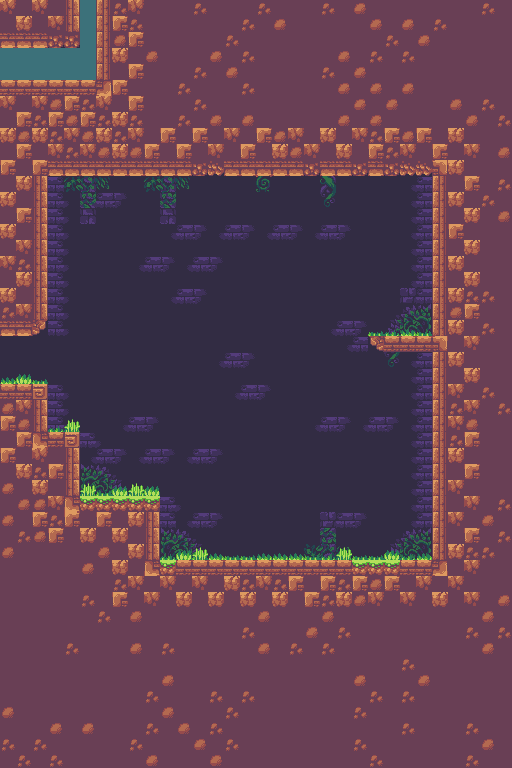

Rendered tile map (Tiled .tmx) drawn with the repository's tilesets; below, a short description and the map source with its tile grids summarised:
An orthogonal 32x48 tile map with 16x16 px tiles, 6 tile layers (Background_1, Background_2, Background_3, Background_4, ...), 2 tilesets and 2 objects (2x Item).

<map version="1.10" tiledversion="1.11.2" orientation="orthogonal" renderorder="right-down" compressionlevel="0" width="32" height="48" tilewidth="16" tileheight="16" infinite="0" backgroundcolor="#37494e" nextlayerid="9" nextobjectid="3">
 <tileset firstgid="1" name="SunnyLand_by_Ansimuz" tilewidth="16" tileheight="16" tilecount="483" columns="23" objectalignment="topleft">
  <image source="atlas/SunnyLand_by_Ansimuz-extended.png" width="368" height="336" />
 </tileset>
 <tileset firstgid="484" name="Collisions" tilewidth="16" tileheight="16" tilecount="2" columns="2" objectalignment="topleft">
  <image source="Collisions.intgrid.png" width="32" height="16" />
 </tileset>
 <layer id="1" name="Background_1" width="32" height="48">
  <data>[1536 cells, 566 non-empty, 9 distinct tile ids]</data>
 </layer>
 <layer id="2" name="Background_2" width="32" height="48">
  <data>[1536 cells, 117 non-empty, 17 distinct tile ids]</data>
 </layer>
 <layer id="3" name="Background_3" width="32" height="48">
  <data>[1536 cells, 14 non-empty, 10 distinct tile ids]</data>
 </layer>
 <layer id="4" name="Background_4" width="32" height="48">
  <data>[1536 cells, 1 non-empty, 1 distinct tile ids]</data>
 </layer>
 <layer id="6" name="Collisions_1" width="32" height="48">
  <data>[1536 cells, 1022 non-empty, 18 distinct tile ids]</data>
 </layer>
 <layer id="7" name="Collisions_2" width="32" height="48">
  <data>[1536 cells, 10 non-empty, 2 distinct tile ids]</data>
 </layer>
 <objectgroup id="8" name="Entities">
  <object id="1" name="Item" type="Item" x="364" y="312" width="24" height="24">
   <properties>
    <property name="__anchorX" type="int" value="376" />
    <property name="__anchorY" type="int" value="336" />
    <property name="__cx" type="int" value="23" />
    <property name="__cy" type="int" value="20" />
    <property name="count" type="int" value="1" />
    <property name="price" type="int" value="0" />
    <property name="type" value="Fire_blade" />
   </properties>
  </object>
  <object id="2" name="Item" type="Item" x="396" y="312" width="24" height="24">
   <properties>
    <property name="__anchorX" type="int" value="408" />
    <property name="__anchorY" type="int" value="336" />
    <property name="__cx" type="int" value="25" />
    <property name="__cy" type="int" value="20" />
    <property name="count" type="int" value="1" />
    <property name="price" type="int" value="0" />
    <property name="type" value="Healing_potion" />
   </properties>
  </object>
 </objectgroup>
</map>
